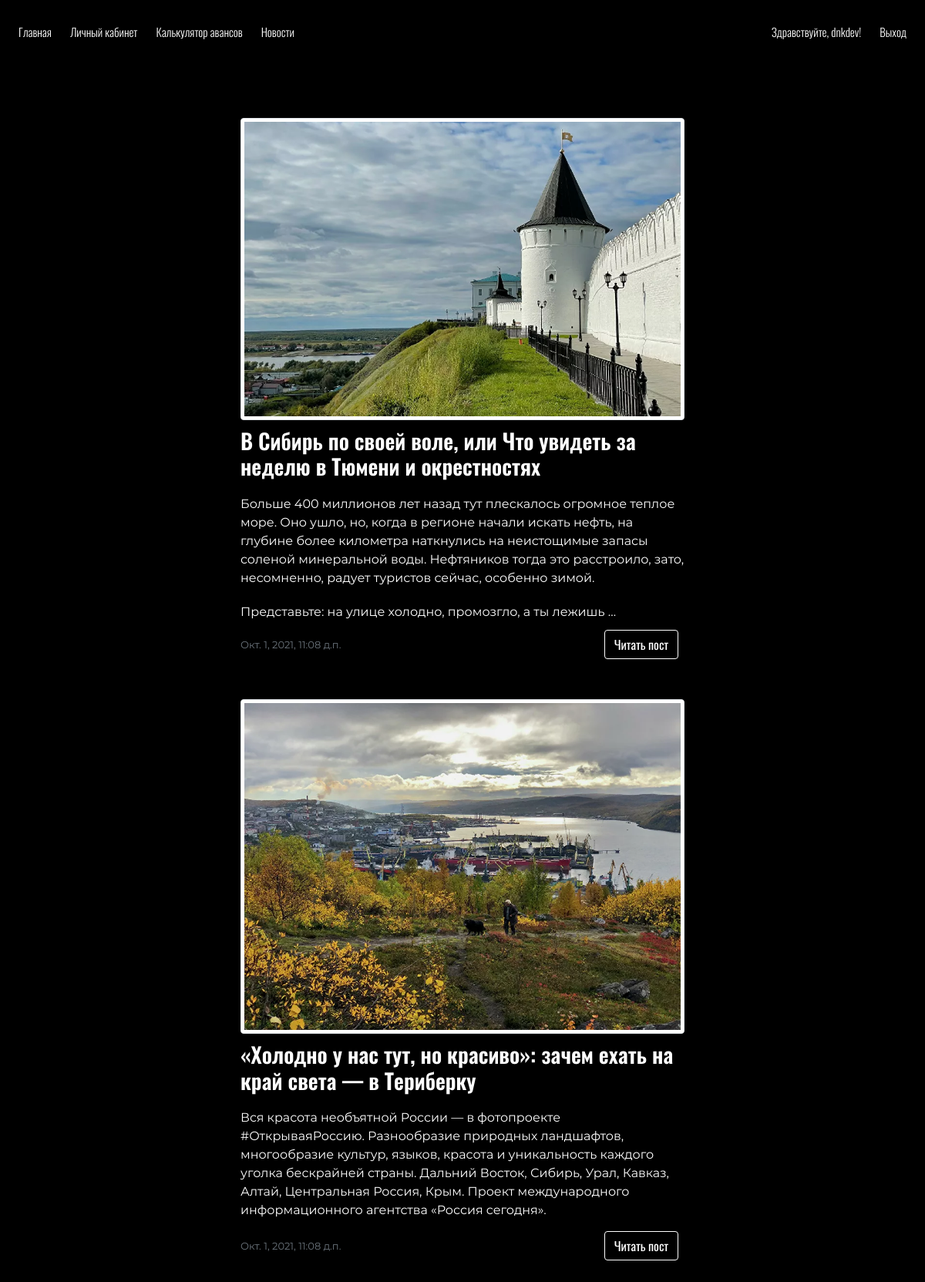
Page /news/ (signed in) on the earlier database version.
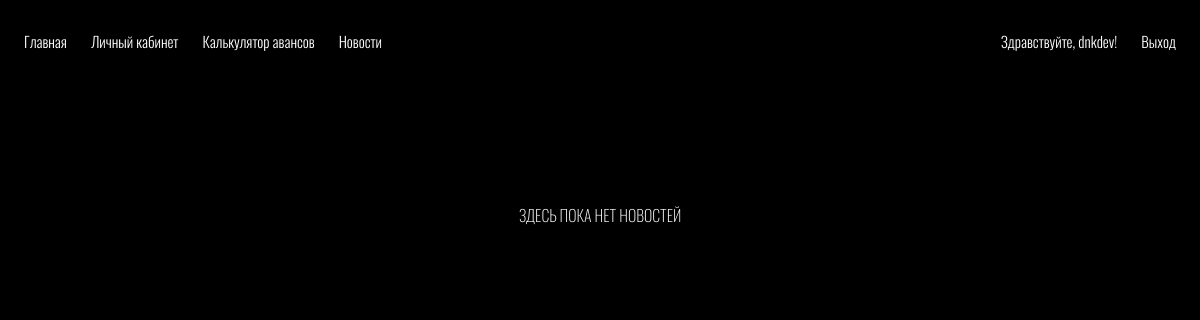
Same page on the later database version.
### news/models.py (models this page shows, shortened)
class News(models.Model):
    title = models.CharField(max_length=150, verbose_name='Название статьи')
    content = models.TextField(verbose_name='Контент статьи')
    created_at = models.DateTimeField(verbose_name='Дата публикации', auto_now_add=True)
    updated_at = models.DateTimeField(verbose_name='Дата обновления', auto_now=True)
    is_published = models.BooleanField(verbose_name='Опубликовано', default=True)
    image = models.ImageField(verbose_name='Изображение', upload_to = 'images/%Y/%m/%d', blank=True)
    user_visible = models.ManyToManyField(User, verbose_name='Статья для пользователя', blank=True)
    slug = models.SlugField(max_length=255, unique=True, db_index=True, verbose_name='URL', null=True, blank=True)
    class Meta:
        verbose_name = 'Cтатья'
        verbose_name_plural = 'Статьи'
        ordering = ['-created_at']

### news/views.py (the view)
# urls.py: path('', NewsPage.as_view(), name='news'),
class NewsPage(ListView):
    template_name = 'news/news.html'
    context_object_name = 'news'
    def get_queryset(self):
        news = News.objects.filter(user_visible__username = self.request.user)
        return news
    def get_context_data(self, **kwargs):
        context = super().get_context_data(**kwargs)
        context['title'] = 'DNK Music'
        return context

### news/templates/news/news.html (shortened to what this page needs)
{% extends 'base.html' %}
{% block header %}
{% include 'inc/_nav.html' %}
{% endblock %}
{% block body %}
{% if news %}
    <div class="container-xxl !direction !spacing">
        <div class="row">
            <div class="col"></div>
            <div class="col-md-6 news">
                {% for item in news %}
                    {% if item.is_published %}
                        <div>
                            {% if item.image %}
                                <img class="img-fluid img-thumbnail" src="{{ item.image.url }}" alt="">
                            {% endif %}
                            <h3>{{ item.title }}</h3>
                            <p>{{ item.content|linebreaks|truncatewords:50 }}</p>
                            <div class="row news-footer">
                                <div class="col-md-6 text-muted">
                                    {{ item.created_at }}
                                </div>
                                <div class="col-md-6">
                                    <button type="button" class="btn button middle-text" data-bs-toggle="modal" data-bs-target="#fullPost{{ item.id }}">
                                        Читать пост
                                    </button>
                                </div>
                            </div>
                        </div>
                    {% endif %}
                {% endfor %}
            </div>
            <div class="col"></div>
        </div>
    </div>
{% else %}
        <div class="container-xxl !direction !spacing">
            <div class="row ${1| ,row-cols-2,row-cols-3, auto,justify-content-md-center,|}">
                <div class="col-xxl main-title">
                    <p>Здесь пока нет новостей</p>
                </div>
            </div>
        </div>
{% endif %}
{% endblock %}

### templates/inc/base.html (shortened to what this page needs)
{% load static %}
<!doctype html>
<html lang="en">
  <head>
    <link href="{% static '/css/bootstrap.css' %}" rel="stylesheet" type="text/css">
    <link href="{% static '/css/main.css' %}" rel="stylesheet" type="text/css">
    <link href="{% static '/css/button.css' %}" rel="stylesheet" type="text/css">
    <link href="{% static '/css/font.css' %}" rel="stylesheet" type="text/css">
    <link href="{% static '/css/form.css' %}" rel="stylesheet" type="text/css">
  </head>
  <body>
    <header>
      {% block header %}
      {% endblock %}
    </header>
    <section>
      {% block body %}
      {% endblock %}
    </section>
  </body>
</html>

### templates/inc/_nav.html
<div class="container-fluid !direction !spacing">
    <div class="row ${1| ,row-cols-2,row-cols-3, auto,justify-content-md-center,|}">
        <div class="col-md-6 nav-block-left">
            <ul class="nav">
                <li class="nav-item">
                    <a aria-current="page" href="{% url 'main' %}">Главная</a>
                </li>
                <li class="nav-item">
                    <a href="#">Личный кабинет</a>
                </li>
                <li class="nav-item">
                    <a href="#">Калькулятор авансов</a>
                </li>
                <li class="nav-item">
                    <a href="{% url 'news' %}">Новости</a>
                </li>
            </ul>
        </div>
        <div class="col-md-6 nav-block-right">
            <ul class="nav justify-content-end">
                <li class="nav-item">
                    <p>Здравствуйте, {{ user.get_username }}!</p>
                </li>
                <li class="nav-item">
                    <a aria-current="page" href="{% url 'logout' %}">Выход</a>
                </li>
            </ul>
        </div>
    </div>
</div>

### templates/static/css/main.css (style rules this page uses)
body { background-color: black; }
section { padding-top: 7%; }
a:link { text-decoration: none; color: white; }
.nav-item { padding: 30px 12px 0px 12px; font-family: var(--oswald_light); color: white; font-size: 15px; }
.main-title p { margin-top: 50px; text-align: center; font-family: var(--oswald_ex_light); font-size: 16px; color: white; text-transform: uppercase; }

Differences in the rows shown:
removed News: image (picture), title "В Сибирь по своей воле, или Что увидеть за неделю в Тюмени и окрестностях", content "Больше 400 миллионов лет назад тут плескалось огромное теплое море. Оно ушло, но, когда в регионе начали искать нефть, на глубине более километра наткнулись на неистощимые запасы соленой минеральной воды. Нефтяников тогда это расстроило, зато, несомненно, радует туристов сейчас, особенно зимой. Представьте: на улице холодно, промозгло, а ты лежишь …", created_at "Окт. 1, 2021, 11:08 д.п."
removed News: image (picture), title "«Холодно у нас тут, но красиво»: зачем ехать на край света — в Териберку", content "Вся красота необъятной России — в фотопроекте #ОткрываяРоссию. Разнообразие природных ландшафтов, многообразие культур, языков, красота и уникальность каждого уголка бескрайней страны. Дальний Восток, Сибирь, Урал, Кавказ, Алтай, Центральная Россия, Крым. Проект международного информационного агентства «Россия сегодня».", created_at "Окт. 1, 2021, 11:08 д.п."
Other differences:
text now shown: "ЗДЕСЬ ПОКА НЕТ НОВОСТЕЙ"
